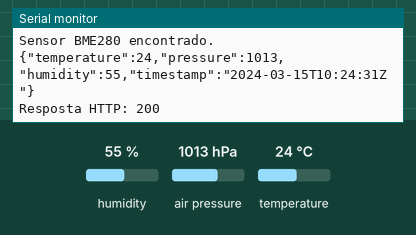
Recording of a sketch running on a simulated ESP8266 (NodeMCU). Shown: the last lines printed to the serial monitor. The test bench sets the inputs (shaded band); at power-on: humidity 55 %, air pressure 1013 hPa, temperature 24 °C. WiFi joins after 1.5 s; servers stay silent unless stated; network time is answered at once with the bench clock; uploads are accepted with an empty reply; the local clock reads 2024-03-15 10:24:30 at power-on unless the sketch sets it.

Above: at 2.7 s.
2.8 s: humidity set to 22 %
At 6.9 s:
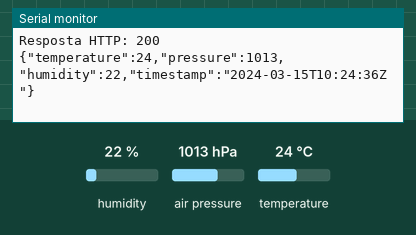
8.6 s: air pressure set to 952 hPa
At 12.7 s:
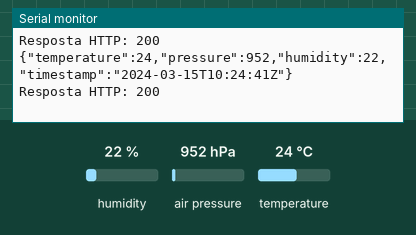
14.4 s: temperature set to 12 °C
At 18.0 s:
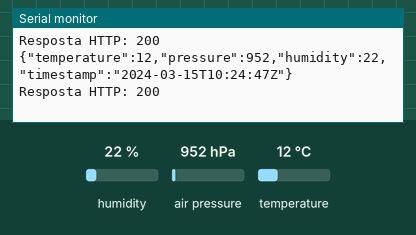

Measured:
- after the input at 2.8 s, the serial monitor: prints a new line after 3.9 s (image 1)
- after the input at 8.6 s, the serial monitor: prints a new line after 3.3 s (image 2)
- after the input at 14.4 s, the serial monitor: prints a new line after 2.8 s (image 3)

The sketch:

pi_nodeMCU.ino
```cpp
#include <ESP8266WiFi.h>
#include <ESP8266HTTPClient.h>
#include <Adafruit_Sensor.h>
#include <Adafruit_BME280.h>
#include <ArduinoJson.h> // Para criar o payload JSON
#include <NTPClient.h>    // Para obter a hora correta via NTP
#include <WiFiUdp.h>      // Necessário para o NTPClient
#include <TimeLib.h>

const char *ssid = "06853@SmartNet";
const char *password = "j56fj2b8";
const String serverName = "http://192.168.100.2:3000"; // Ou seu domínio
const int serverPort = 3000;
const String apiPath = "/reading";

Adafruit_BME280 bme; // I2C

// Define o objeto NTPClient
WiFiUDP ntpUDP;
NTPClient timeClient(ntpUDP);

void setup() {
  Serial.begin(115200);
  Serial.println("Iniciando...");

  WiFi.begin(ssid, password);
  Serial.print("Conectando ao WiFi");
  while (WiFi.status() != WL_CONNECTED) {
    delay(500);
    Serial.print(".");
  }
  Serial.println("");
  Serial.println("Wi-Fi conectado");
  Serial.print("Endereço IP: ");
  Serial.println(WiFi.localIP());

  if (!bme.begin(0x76)) { // Endereço I2C do BME280
    Serial.println("Nao foi possivel encontrar o sensor BME280!");
    while (1);
  }
  Serial.println("Sensor BME280 encontrado.");

  // Inicializa o cliente NTP
  timeClient.begin();
  // Define o fuso horário para o Brasil (GMT -3)
  timeClient.setTimeOffset(-3 * 3600);
}

void loop() {
  float temperatura = bme.readTemperature();
  float pressao = bme.readPressure() / 100.0F; // Converter para hPa
  float umidade = bme.readHumidity();

  // Atualiza as informações de hora do servidor NTP
  // Atualiza e obtém a data e hora atuais
    timeClient.update();
    time_t epochTime = timeClient.getEpochTime();
    String formattedDate = getFormattedDate(epochTime);

  JsonDocument jsonDocument;
  jsonDocument["temperature"] = temperatura;
  jsonDocument["pressure"] = pressao;
  jsonDocument["humidity"] = umidade;
  jsonDocument["timestamp"] = formattedDate;

  String jsonString;
  serializeJson(jsonDocument, jsonString);

  WiFiClient client; // Cria um objeto WiFiClient
  HTTPClient http;
String serverPath = serverName + "/reading";
  http.begin(client, serverPath);
  http.addHeader("Content-Type", "application/json");
  Serial.println(jsonString);

  int httpResponseCode = http.POST(jsonString);

  if (httpResponseCode > 0) {
    Serial.printf("Resposta HTTP: %d\n", httpResponseCode);
    String response = http.getString();
    Serial.println(response);
  } else {
    Serial.println(httpResponseCode);
    Serial.printf("Erro na requisicao HTTP: %s\n", http.errorToString(httpResponseCode).c_str());
  }
  http.end();

  delay(5000); // Enviar dados a cada 5 segundos (ajuste conforme necessario)
}

// Função para formatar a data e hora no formato ISO 8601
String getFormattedDate(time_t epochTime) {
  char buffer[25];
  snprintf(buffer, sizeof(buffer), "%04d-%02d-%02dT%02d:%02d:%02dZ", year(epochTime), month(epochTime), day(epochTime), hour(epochTime), minute(epochTime), second(epochTime));
  return String(buffer);
}
```
